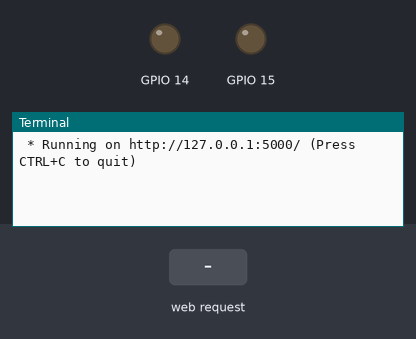
The program below on a simulated Raspberry Pi (BCM pin numbers). Shown: output pins drawn as LEDs (lit = HIGH), the last lines printed to the terminal. The test bench sets the inputs (shaded band). The clock reads 2024-03-15 10:24:30 at power-on unless the program sets it.

Above: at 2.7 s.
2.8 s: HTTP request for /button_clicked received
At 3.2 s:
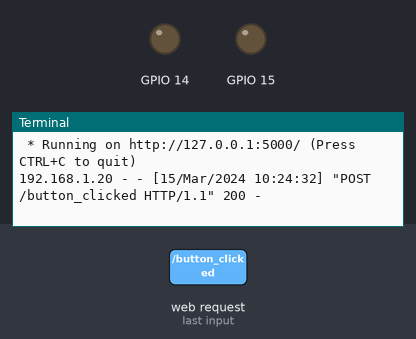
4.3 s: HTTP request for /button_clickeds received
At 5.5 s:
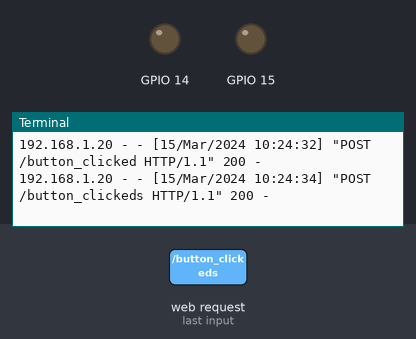

Measured:
- after the input at 2.8 s, the terminal: prints a new line at once (image 1)
- after the input at 4.3 s, the terminal: prints a new line at once (image 2)

The program:

main.py
```python
from flask import Flask, render_template, request
import RPi.GPIO as GPIO
import requests

app = Flask(__name__)

# Set up GPIO on Raspberry Pi
GPIO.setmode(GPIO.BCM)
GPIO.setup(14, GPIO.OUT)  # Assuming you're using GPIO17 as output
GPIO.setmode(GPIO.BCM)
GPIO.setup(15, GPIO.OUT)

# Define a function to send signal to ESP32
def send_signal():
    GPIO.output(14, GPIO.HIGH)  # Send HIGH signal
    GPIO.output(14, GPIO.LOW)   # Reset to LOW

def send_signals():
    GPIO.output(15, GPIO.HIGH)  # Send HIGH signal
    GPIO.output(15, GPIO.LOW)   # Reset to LOW

@app.route('/')
def index():
    return render_template('index.html')

@app.route('/button_clicked', methods=['POST'])
def button_clicked():
    send_signal()
    return "Button 1"

@app.route('/button_clickeds', methods=['POST'])
def button_clickeds():
    send_signals()
    return "Button 2"

if __name__ == '__main__':
    app.run(debug=True)
```
